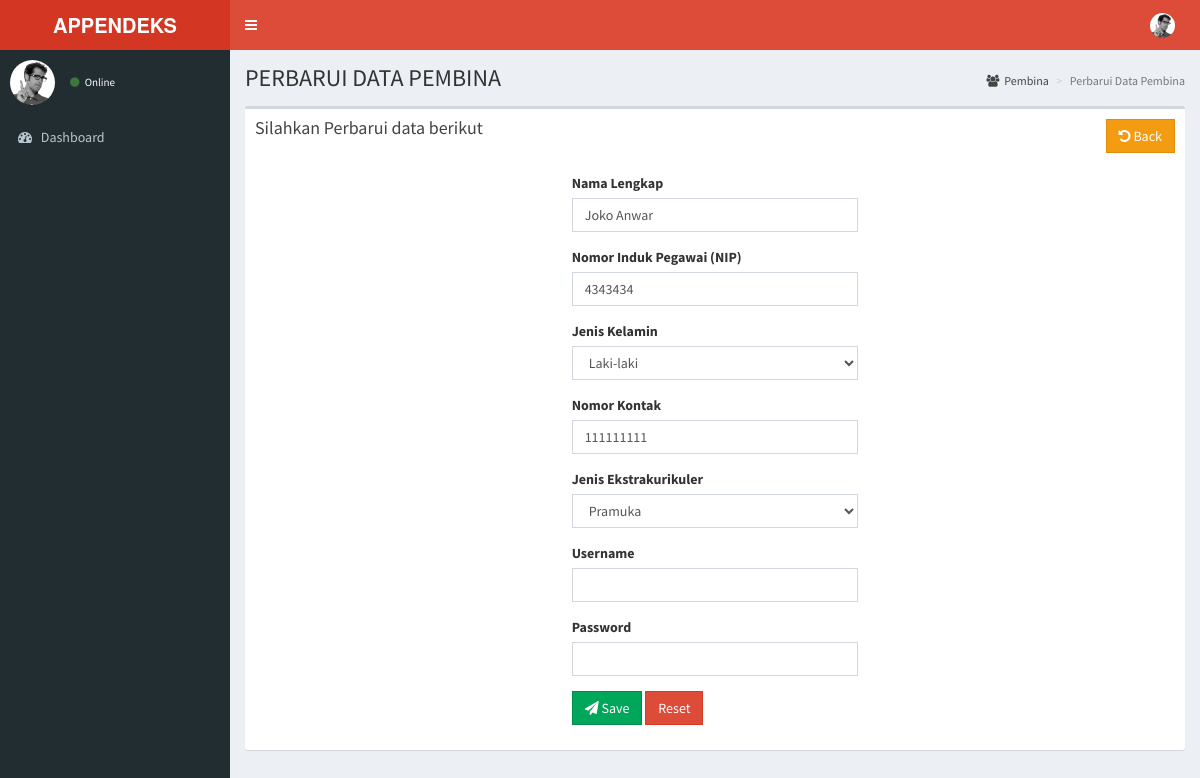
Page /pembina/edit/1 on the committed database.
### tables this page shows
CREATE TABLE `pembina` (
  `id_pembina` int(2) NOT NULL,
  `id_level` int(2) NOT NULL DEFAULT 2,
  `id_ekskul` int(2) NOT NULL,
  `nama_pembina` varchar(30) NOT NULL,
  `nip` int(15) NOT NULL,
  `jenis_kelamin` enum('Laki-laki','Perempuan') NOT NULL,
  `no_hp` int(13) NOT NULL,
  `username` varchar(20) NOT NULL,
  `password` text NOT NULL
);

CREATE TABLE `jenis_eskul` (
  `id_ekskul` int(2) NOT NULL,
  `nama_ekskul` varchar(30) NOT NULL,
  `jadwal` text NOT NULL,
  `tempat` text NOT NULL
);

### application/libraries/Template.php (called while the page is built)
<?php
class Template {
    var $template_data = array();
    function set($name, $value) {
        $this->template_data[$name] = $value;
    }
    function load($template = '', $view = '', $view_data = array(), $return = FALSE) {
        $this->CI = &get_instance();
        $this->set('contents', $this->CI->load->view($view, $view_data, TRUE));
        return $this->CI->load->view($template, $this->template_data, $return);
    }
}

### application/controllers/Pembina.php (called while the page is built, shortened)
<?php
class Pembina extends CI_Controller {
    public function edit($id) {
        $this->form_validation->set_rules('nama_pembina', 'Nama', 'required|min_length[3]');
        $this->form_validation->set_rules('nip', 'Nip', 'required');
        $this->form_validation->set_rules('jenis_kelamin', 'Jenis Kelamin', 'required');
        $this->form_validation->set_rules('no_hp', 'No Hp', 'required');
        $this->form_validation->set_rules('id_ekskul', 'Jenis Ekskul', 'required');
        $this->form_validation->set_message('required', '%s tidak boleh kosong');
        $this->form_validation->set_message('min_length', '{field} minimal 3 karakter');
        $this->form_validation->set_message('is_unique', '{field} telah digunakan');
        $this->form_validation->set_error_delimiters('<span class="help-block">', '</span>');
        if ($this->form_validation->run() == FALSE) {
            $query = $this->pembina_model->get($id);
            if ($query->num_rows() > 0) {
                $data['row'] = $query->row();
                $data['jenis_eskul'] = $this->pembina_model->jenis_eskul();
                $this->template->load('template', 'pembina/pembina_edit', $data);
            } else {
                echo "<script>alert('data tidak ditemukan');</script>";
                redirect('pembina');
            }
        }
    }
}

### index.php (called while the page is built, shortened)
<?php
require_once BASEPATH.'core/CodeIgniter.php';

### application/models/Pembina_model.php (called while the page is built, shortened)
<?php
class Pembina_model extends CI_Model {
    public function jenis_eskul() {
       $q = $this->db->select('*')->get('jenis_eskul');
       return $q->result();
    }
    public function get($id = null) {
        $this->db->select('p.*, je.nama_ekskul');
        $this->db->from('pembina as p');
        $this->db->join('jenis_eskul as je', 'je.id_ekskul = p.id_ekskul');
        if ($id != null) {
            $this->db->where('id_pembina', $id);
        }
        $query = $this->db->get();
        return $query;
    }
}

### application/views/pembina/pembina_edit.php (the view, shortened to what this page needs)
<section class="content-header">
    <h1>PERBARUI DATA PEMBINA</h1>
    <ol class="breadcrumb">
        <li><a href="#"><i class="fa fa-users"></i>Pembina</a></li>
        <li class="active">Perbarui Data Pembina</li>
    </ol>
</section>
<section class="content">
    <div class="box">
        <div class="box-header">
            <h3 class="box-title">Silahkan Perbarui data berikut</h3>
            <div class="pull-right"><a href="<?= site_url('pembina') ?>" class="btn btn-warning btn-flat"><i class="fa fa-undo"></i> Back</a></div>
        </div>
        <div class="box-body">
            <div class="row">
                <div class="col-md-4 col-md-offset-4">
                    <form action="" method="post">
                        <div class="form-group  <?= form_error('nama_pembina') ? 'has-error' : null ?>">
                            <label>Nama Lengkap</label>
                            <input type="text" name="nama_pembina" value="<?= $row->nama_pembina; set_value('nama_pembina') ?>" class="form-control">
                        </div>
                        <div class="form-group <?= form_error('nip') ? 'has-error' : null ?>">
                            <label>Nomor Induk Pegawai (NIP)</label>
                            <input type="number" name="nip" value="<?=  $row->nip;  set_value('nip') ?>" class="form-control">
                        </div>
                        <div class="form-group <?= form_error('jenis_kelamin') ? 'has-error' : null ?>">
                            <label>Jenis Kelamin</label>
                            <select name="jenis_kelamin" value="<?= $row->jenis_kelamin; set_value('jenis_kelamin') ?>" class="form-control">
                                <option value="Laki-laki" <?=( ($row->jenis_kelamin=='Laki-laki') ? 'selected' : '');?>>Laki-laki</option>
                            </select>
                        </div>
                        <div class="form-group <?= form_error('no_hp') ? 'has-error' : null ?>">
                            <label>Nomor Kontak</label>
                            <input type="number" name="no_hp" value="<?= $row->no_hp; set_value('no_hp') ?>" class="form-control">
                        </div>
                        <div class="form-group <?= form_error('id_ekskul') ? 'has-error' : null ?>">
                            <label>Jenis Ekstrakurikuler</label>
                            <select name="id_ekskul" value="<?= $row->id_ekskul; set_value('id_ekskul') ?>" class="form-control">
                              <?php foreach($jenis_eskul as $eskul) : ?>
                                <option value="<?=$eskul->id_ekskul;?>" <?=( ($row->id_ekskul==$eskul->id_ekskul) ? 'selected' : '');?>><?=$eskul->nama_ekskul;?></option>
                                <?php endforeach; ?>
                            </select>
                        </div>
                        <div class="form-group <?= form_error('username') ? 'has-error' : null ?>">
                            <label>Username</label>
                            <input type="text" name="username" value="<?= set_value('username') ?>" class="form-control">
                        </div>
                        <div class="form-group <?= form_error('password') ? 'has-error' : null ?>">
                            <label>Password</label>
                            <input type="password" name="password" value="<?= set_value('password') ?>" class="form-control">
                        </div>
                        <div class="form-group">
                            <button type="submit" class="btn btn-success btn-flat"><i class="fa fa-paper-plane"></i> Save</button>
                            <button type="reset" class="btn btn-danger btn-flat"> Reset</button>
                        </div>
                    </form>
                </div>
            </div>
        </div>
    </div>
</section>

### rows in the picture
pembina: nama_pembina "Joko Anwar", nip "4343434", jenis_kelamin "Laki-laki", no_hp "111111111", id_ekskul "Pramuka"
